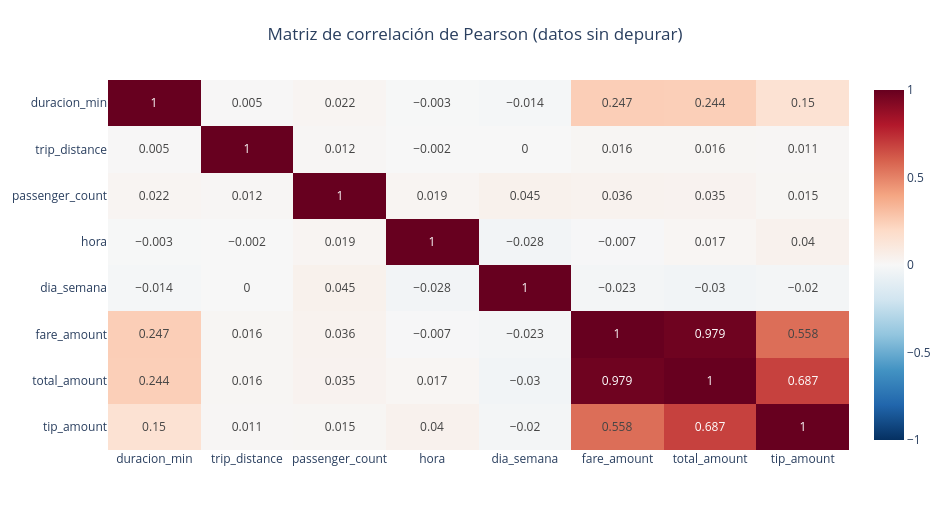

The code cell stored with this chart in its notebook:
### Markdown cell above
**Interpretación.** Los patrones temporales son nítidos y de alto valor operacional:

- La **demanda** tiene su mínimo a las 4:00 (16.123 viajes) y su máximo a las 18:00 (210.582
  viajes): una relación de 13 a 1 entre la hora más baja y la más alta.
- La **duración promedio no sigue la curva de la demanda**: su mínimo está a las 2:00 (12,1 min) y
  su máximo a las 16:00 (16,9 min). La diferencia es de **cerca de 40 %**, y no se explica por la
  distancia: en todo el horario diurno la distancia mediana se mantiene estable en torno a 1,6
  millas. Es congestión pura.
- Las **05:00 constituyen una excepción interesante**: pocos viajes pero duración alta (16,6 min)
  con una distancia mediana de 2,64 millas, muy superior al resto del día. Corresponde al patrón de
  traslados tempranos al aeropuerto: viajes largos por vías rápidas, no congestión.
- El mapa de calor muestra que la congestión es un fenómeno de **días hábiles en horario de tarde**;
  las madrugadas de sábado y domingo son los momentos más rápidos de la semana.

Este comportamiento es exactamente el que una regla de negocio basada en promedios no captura, y
constituye la principal justificación del proyecto: las variables `hora` y `dia_semana` deben formar
parte del modelo.

### 2.11 Matriz de correlación

### Code cell
variables_correlacion = ["duracion_min", "trip_distance", "passenger_count", "hora",
                         "dia_semana", "fare_amount", "total_amount", "tip_amount"]
matriz_correlacion = df[variables_correlacion].corr(numeric_only=True)

fig = px.imshow(matriz_correlacion.round(3), text_auto=True, aspect="auto",
                color_continuous_scale="RdBu_r", zmin=-1, zmax=1,
                title="Matriz de correlación de Pearson (datos sin depurar)")
mostrar(fig, "eda_correlacion_sucia", alto=520)

print(f"Correlación distancia-duración SIN depurar: {df.trip_distance.corr(df.duracion_min):.4f}")

### Figure 1 — Plotly figure (JSON) as saved in the notebook; plotly's stock layout.template omitted (floating-point values rounded to 4 significant figures)
{"data": [{"coloraxis": "coloraxis", "hovertemplate": "x: %{x}<br>y: %{y}<br>color: %{z}<extra></extra>", "name": "0", "texttemplate": "%{z}", "type": "heatmap", "x": ["duracion_min", "trip_distance", "passenger_count", "hora", "dia_semana", "fare_amount", "total_amount", "tip_amount"], "xaxis": "x", "y": ["duracion_min", "trip_distance", "passenger_count", "hora", "dia_semana", "fare_amount", "total_amount", "tip_amount"], "yaxis": "y", "z": [[1.0, 0.005, 0.022, -0.003, -0.014, 0.247, 0.244, 0.15], [0.005, 1.0, 0.012, -0.002, -0.0, 0.016, 0.016, 0.011], [0.022, 0.012, 1.0, 0.019, 0.045, 0.036, 0.035, 0.015], [-0.003, -0.002, 0.019, 1.0, -0.028, -0.007, 0.017, 0.04], [-0.014, -0.0, 0.045, -0.028, 1.0, -0.023, -0.03, -0.02], [0.247, 0.016, 0.036, -0.007, -0.023, 1.0, 0.979, 0.558], [0.244, 0.016, 0.035, 0.017, -0.03, 0.979, 1.0, 0.687], [0.15, 0.011, 0.015, 0.04, -0.02, 0.558, 0.687, 1.0]]}], "layout": {"coloraxis": {"autocolorscale": false, "cmax": 1, "cmin": -1, "colorscale": [[0.0, "rgb(5,48,97)"], [0.1, "rgb(33,102,172)"], [0.2, "rgb(67,147,195)"], [0.3, "rgb(146,197,222)"], [0.4, "rgb(209,229,240)"], [0.5, "rgb(247,247,247)"], [0.6, "rgb(253,219,199)"], [0.7, "rgb(244,165,130)"], [0.8, "rgb(214,96,77)"], [0.9, "rgb(178,24,43)"], [1.0, "rgb(103,0,31)"]]}, "height": 520, "margin": {"b": 70, "l": 70, "r": 40, "t": 80}, "title": {"text": "Matriz de correlación de Pearson (datos sin depurar)", "x": 0.5}, "width": 950, "xaxis": {"anchor": "y", "domain": [0.0, 1.0]}, "yaxis": {"anchor": "x", "autorange": "reversed", "domain": [0.0, 1.0]}}}
